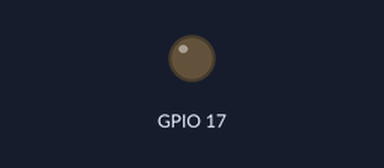
This sketch was run on a simulated ESP32. On the bench: output pins drawn as LEDs (lit = HIGH). Dashed ring = blinking. WiFi joins after 1.5 s; servers stay silent unless stated.

Above: at 2.3 s.
At 4.0 s:
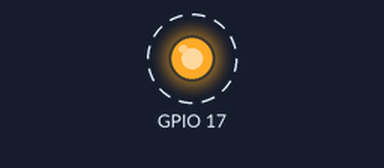
Timing chart, 0 to 4.8 s (numbered marks = the images above):
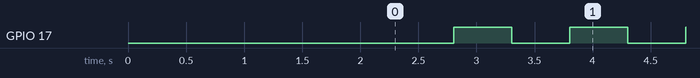

Measured:
- by itself, GPIO 17: alternates HIGH for 0.50 s and LOW for 0.50 s

The sketch:

BlynkTimer_v1.ino
```cpp
#define BLYNK_PRINT Serial
#define BLYNK_TEMPLATE_ID   "YOUR_TEMPLATE_ID"
#define BLYNK_TEMPLATE_NAME "YOUR_TEMPLATE_NAME"
#define BLYNK_AUTH_TOKEN    "YOUR_AUTH_TOKEN"
#include <WiFi.h>
#include <WiFiClient.h>
#include <BlynkSimpleEsp32.h>

BlynkTimer timer;

char ssid[] = "YOUR_SSID";
char pass[] = "YOUR_PW";

int status=0;
void kelip()
{ digitalWrite(17,status);
  status=!status;
}

void setup()
{ pinMode(17,OUTPUT);

  Serial.begin(9600);
  Blynk.begin(BLYNK_AUTH_TOKEN, ssid, pass);
  timer.setInterval(500L,kelip);
}

void loop()
{ Blynk.run();
  timer.run();
}
```
